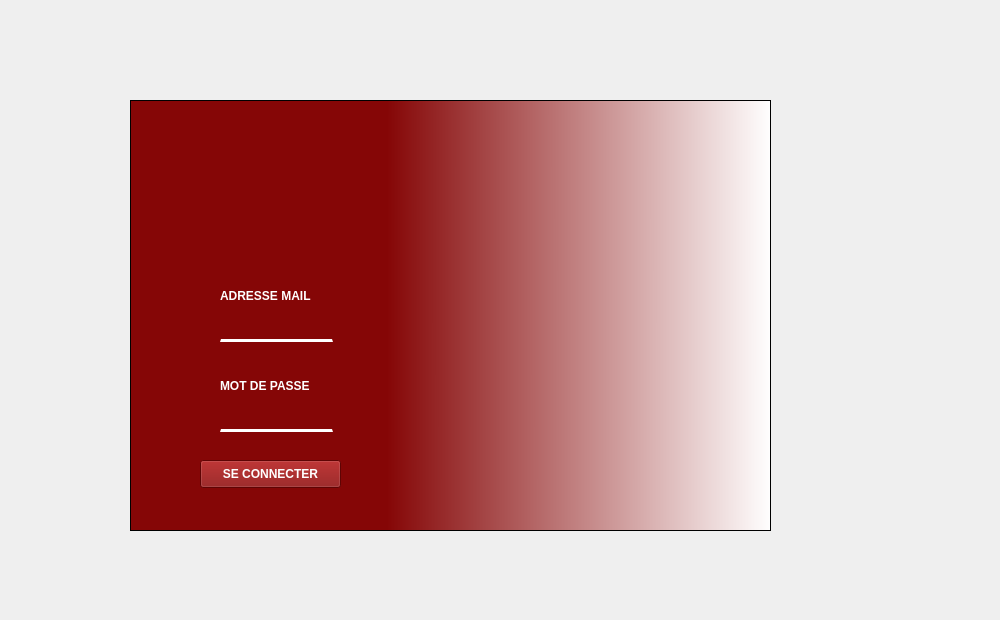
    <widget class="QWidget" name="login">
     <widget class="QLabel" name="label">
      <property name="geometry">
       <rect>
        <x>-10</x>
        <y>40</y>
        <width>991</width>
        <height>571</height>
       </rect>
      </property>
      <property name="text">
       <string/>
      </property>
      <property name="pixmap">
       <pixmap>../../Bureau/background1.2.png</pixmap>
      </property>
      <property name="scaledContents">
       <bool>true</bool>
      </property>
     </widget>
     <widget class="QGraphicsView" name="graphicsView">
      <property name="geometry">
       <rect>
        <x>130</x>
        <y>100</y>
        <width>641</width>
        <height>431</height>
       </rect>
      </property>
      <property name="styleSheet">
       <string notr="true">background-color: qlineargradient(spread:pad, x1:0.4, y1:0.5, x2:1, y2:0.500091, stop:0 rgba(133, 6, 6, 255), stop:1 rgba(255, 255, 255, 255));

</string>
      </property>
     </widget>
     <widget class="QLineEdit" name="lineEdit_3">
      <property name="geometry">
       <rect>
        <x>220</x>
        <y>320</y>
        <width>113</width>
        <height>22</height>
       </rect>
      </property>
      <property name="styleSheet">
       <string notr="true">border-top:none;
border-bottom:3px solid white;
background-color:#850606;
</string>
      </property>
      <property name="placeholderText">
       <string notr="true"/>
      </property>
      <property name="clearButtonEnabled">
       <bool>false</bool>
      </property>
     </widget>
     <widget class="QLabel" name="label_3">
      <property name="geometry">
       <rect>
        <x>220</x>
        <y>350</y>
        <width>131</width>
        <height>71</height>
       </rect>
      </property>
      <property name="styleSheet">
       <string notr="true">background-color:#850606;
font-weight:bold;
color:white;</string>
      </property>
      <property name="text">
       <string>MOT DE PASSE</string>
      </property>
     </widget>
     <widget class="QLineEdit" name="lineEdit_4">
      <property name="geometry">
       <rect>
        <x>220</x>
        <y>410</y>
        <width>113</width>
        <height>22</height>
       </rect>
      </property>
      <property name="styleSheet">
       <string notr="true">border-top:none;
border-bottom:3px solid white;
background-color:#850606;
</string>
      </property>
     </widget>
     <widget class="QLabel" name="label_4">
      <property name="geometry">
       <rect>
        <x>190</x>
        <y>110</y>
        <width>151</width>
        <height>161</height>
       </rect>
      </property>
      <property name="styleSheet">
       <string notr="true">background-color:#850606</string>
      </property>
      <property name="text">
       <string/>
      </property>
      <property name="pixmap">
       <pixmap>../../Bureau/logo qt.png</pixmap>
      </property>
      <property name="scaledContents">
       <bool>true</bool>
      </property>
     </widget>
     <widget class="QLabel" name="label_7">
      <property name="geometry">
       <rect>
        <x>220</x>
        <y>260</y>
        <width>131</width>
        <height>71</height>
       </rect>
      </property>
      <property name="styleSheet">
       <string notr="true">background-color:#850606;
font-weight:bold;
color:white;</string>
      </property>
      <property name="text">
       <string>ADRESSE MAIL</string>
      </property>
     </widget>
     <widget class="QPushButton" name="pushButton_6">
      <property name="geometry">
       <rect>
        <x>200</x>
        <y>460</y>
        <width>141</width>
        <height>28</height>
       </rect>
      </property>
      <property name="styleSheet">
       <string notr="true">.QPushButton{
color:white;
font-weight:bold;
background-color:#850606;
}
.QPushButton:hover{
color:#850606;
font-weight:bolder;
background-color:white;
}</string>
      </property>
      <property name="text">
       <string>SE CONNECTER</string>
      </property>
     </widget>
     <widget class="QLabel" name="label_5">
      <property name="enabled">
       <bool>true</bool>
      </property>
      <property name="geometry">
       <rect>
        <x>410</x>
        <y>100</y>
        <width>361</width>
        <height>431</height>
       </rect>
      </property>
      <property name="text">
       <string/>
      </property>
      <property name="pixmap">
       <pixmap>../../Data Streams.gif</pixmap>
      </property>
      <property name="scaledContents">
       <bool>true</bool>
      </property>
      <property name="wordWrap">
       <bool>false</bool>
      </property>
     </widget>
    </widget>
